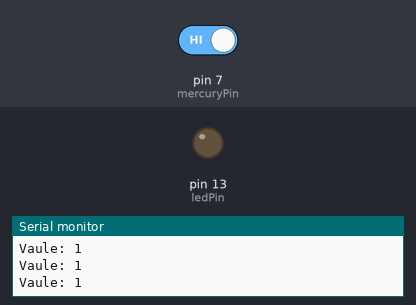
A sketch run on a simulated Arduino Uno, built with avr-gcc and run on an emulated ATmega328P. Shown: output pins drawn as LEDs (lit = HIGH), the last lines printed to the serial monitor. The test bench sets the inputs (shaded band); at power-on: pin 7 (mercuryPin) HIGH.

Above: at 1.2 s.
1.3 s: pin 7 (mercuryPin) driven LOW
At 2.3 s:
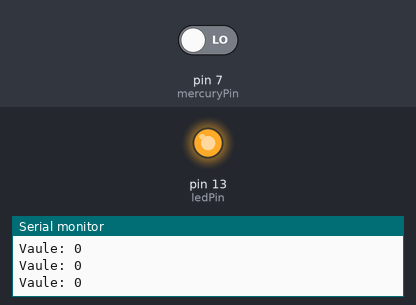
2.8 s: pin 7 (mercuryPin) driven HIGH
At 3.5 s:
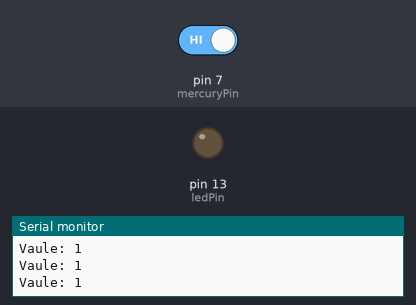
Timing chart, 0 to 5.8 s (numbered marks = the images above; inputs shaded):
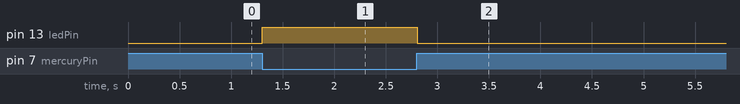

Measured:
- after the input at 1.3 s, pin 13 (ledPin): LOW → HIGH at once
- after the input at 2.8 s, pin 13 (ledPin): HIGH → LOW at once

The sketch:

mercurySwitch.ino
```cpp
/************************************************************
 * name:Mercury Switch
 * function:tilt the switch.
 * Then the indicators on the switch and the LED attached to pin 13 on the SunFounder Uno board will light up.
 **************************************************************/
// Email: support@sunfounder.com
// website: www.sunfounder.com

const int mercuryPin = 7;     // the number of the Mercury Switch pin
const int ledPin =  13;      // the number of the LED pin

// variables will change:
int mercuryState = 0;         // variable for reading the Mercury Switch status

void setup() {
  // initialize the LED pin as an output:
  pinMode(ledPin, OUTPUT);
  // initialize the Mercury Switch pin as an input:
  pinMode(mercuryPin, INPUT);
 Serial.begin(9600);
}

void loop(){
  // read the state of the Mercury Switch value:
  mercuryState = digitalRead(mercuryPin);
  //print the value on serial monitor
  Serial.print("Vaule: ");
  Serial.println(mercuryState);
  if (mercuryState == LOW)
  {
    // turn LED on:
    digitalWrite(ledPin, HIGH);
  }
  else {
    // turn LED off:
    digitalWrite(ledPin, LOW);
  }
  delay(100);//delay
}
```
